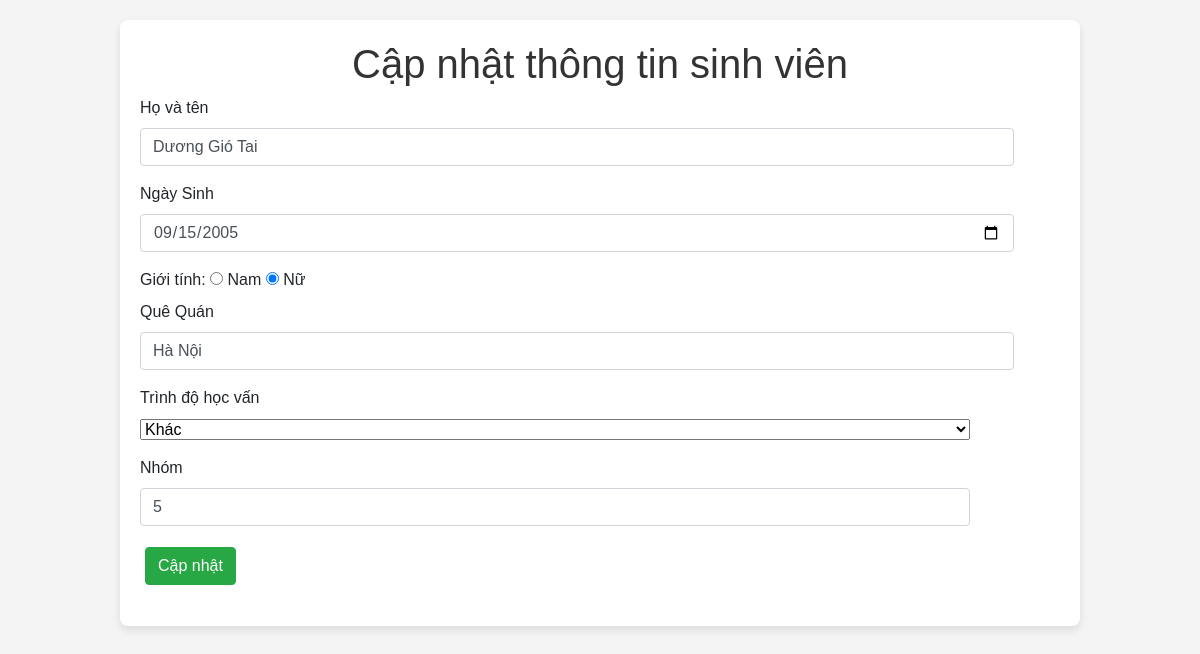
Page /sua.php?sid=5 on the committed database.
### tables this page shows
CREATE TABLE `table_students` (
  `id` int(10) NOT NULL,
  `fullname` varchar(50) NOT NULL,
  `dob` date NOT NULL,
  `gender` int(2) NOT NULL,
  `hometown` varchar(50) NOT NULL,
  `level_id` int(4) NOT NULL,
  `group_id` int(10) NOT NULL
);

### sua.php (the view, shortened to what this page needs)
<?php
require_once 'ketnoi.php';
$id = $_GET['sid'];
 $sua_sql = "SELECT * FROM table_students WHERE id=$id";
 $result = mysqli_query($conn, $sua_sql);
 $row = mysqli_fetch_assoc($result);
 ?>
<!DOCTYPE html>
<html lang="en">
    <head>
<link rel="stylesheet" href="https://cdn.jsdelivr.net/npm/bootstrap@4.6.2/dist/css/bootstrap.min.css">
        <link rel="stylesheet" href="style.css">
    </head>
    <body>
        <div class="container">
            <h1 style="text-align: center;">Cập nhật thông tin sinh viên</h1>
            <form action="update.php" method="post">
                <div class="form-group">
                    <label for="fullname">Họ và tên</label>
                    <input type="text" id="fullname" class="form-control"
                    name="fullname" value="<?php echo $row['fullname']?>">
                </div>
                <div class="form-group">
                    <label for="dob">Ngày Sinh</label>
                    <input type="date" name="dob" id="dob" class="form-control"
                    value="<?php echo $row['dob']?>">
                </div>
                <div>
                    <label  for="gender" >Giới tính:</label>
                    <input  type="radio" name="gender" value="1" <?= $row['gender']==1 ? 'checked': ''?> required>
                    <label for="gender">Nam</label>
                    <input  type="radio" name="gender" value="0" <?= $row['gender']==0 ? 'checked': ''?> required>
                    <label for="gender">Nữ</label>
                </div>
                <div class="form-group">
                    <label for="hometown">Quê Quán</label>
                    <input type="text" id="hometown" name="hometown" class="form-control"
                    value="<?php echo $row['hometown']?>">
                </div>
                <div class="form-group">
                    <label for="level_id">Trình độ học vấn</label>
                    <div class="form-floating"><select class="form-group" id="level_id" name="level_id" required aria-label="select example" class="form-select">
                        <option value="3" <?=$row['level_id']==3 ? 'selected':''?>>Khác</option>
                    </select>
                <div class="form-group">
                    <label for="group_id">Nhóm</label>
                    <input type="number" id="group_id" name="group_id" class="form-control"
                    value="<?php echo $row['group_id']?>">
                </div>
                <button class="btn btn-success">Cập nhật</button>
            </form>
        </div>
    </body>
</html>

### style.css (style rules this page uses)
body { font-family: Arial, sans-serif; background-color: #f4f4f4; margin: 0; padding: 0; }
.container { width: 80%; margin: 20px auto; background-color: white; padding: 20px; border-radius: 8px; box-shadow: 0 4px 8px rgba(0, 0, 0, 0.1); }
h1 { text-align: center; color: #333; }
button { padding: 6px 12px; margin: 5px; cursor: pointer; border: none; border-radius: 4px; font-size: 14px; }
.form-group { width: 95%; }

### rows in the picture
table_students: fullname "Dương Gió Tai", dob "09/15/2005", gender "☑", hometown "Hà Nội", level_id "Khác", group_id "5"
